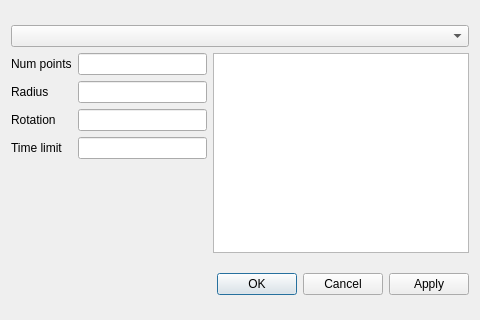
<?xml version="1.0" encoding="UTF-8"?>
<ui version="4.0">
 <class>MagicSealEditor</class>
 <widget class="QDialog" name="MagicSealEditor">
  <property name="geometry">
   <rect>
    <x>0</x>
    <y>0</y>
    <width>480</width>
    <height>320</height>
   </rect>
  </property>
  <property name="windowTitle">
   <string>Magic Seal Editor</string>
  </property>
  <layout class="QVBoxLayout" name="verticalLayout">
   <item>
    <layout class="QVBoxLayout" name="verticalLayout_2">
     <item>
      <widget class="QComboBox" name="magic_seal_index"/>
     </item>
     <item>
      <layout class="QHBoxLayout" name="horizontalLayout">
       <item>
        <layout class="QFormLayout" name="formLayout">
         <property name="fieldGrowthPolicy">
          <enum>QFormLayout::AllNonFixedFieldsGrow</enum>
         </property>
         <item row="0" column="0">
          <widget class="QLabel" name="label">
           <property name="text">
            <string>Num points</string>
           </property>
          </widget>
         </item>
         <item row="0" column="1">
          <widget class="QLineEdit" name="num_points"/>
         </item>
         <item row="1" column="0">
          <widget class="QLabel" name="label_2">
           <property name="text">
            <string>Radius</string>
           </property>
          </widget>
         </item>
         <item row="1" column="1">
          <widget class="QLineEdit" name="radius"/>
         </item>
         <item row="2" column="0">
          <widget class="QLabel" name="label_3">
           <property name="text">
            <string>Rotation</string>
           </property>
          </widget>
         </item>
         <item row="2" column="1">
          <widget class="QLineEdit" name="rotation"/>
         </item>
         <item row="3" column="0">
          <widget class="QLabel" name="label_4">
           <property name="text">
            <string>Time limit</string>
           </property>
          </widget>
         </item>
         <item row="3" column="1">
          <widget class="QLineEdit" name="time_limit"/>
         </item>
        </layout>
       </item>
       <item>
        <widget class="QGraphicsView" name="magic_seal_graphics_view">
         <property name="maximumSize">
          <size>
           <width>256</width>
           <height>200</height>
          </size>
         </property>
        </widget>
       </item>
      </layout>
     </item>
    </layout>
   </item>
   <item>
    <widget class="QDialogButtonBox" name="buttonBox">
     <property name="standardButtons">
      <set>QDialogButtonBox::Apply|QDialogButtonBox::Cancel|QDialogButtonBox::Ok</set>
     </property>
    </widget>
   </item>
  </layout>
 </widget>
 <resources/>
 <connections/>
</ui>
